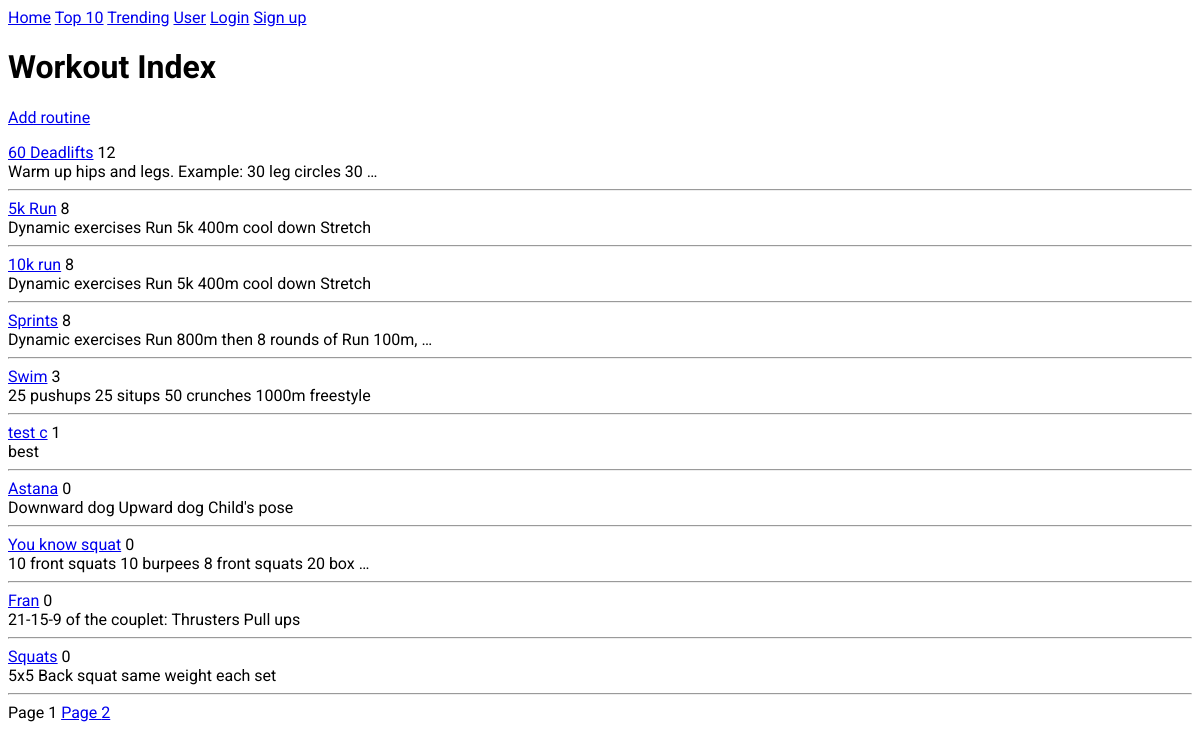
The page / on the database its author committed.
### workouts/models.py (models this page shows, shortened)
class Routine(models.Model):
  routine_title = models.CharField(max_length=70)
  routine_text = models.TextField()
  pub_date = models.DateTimeField('date published', default=timezone.now)
  created_by = models.ForeignKey(settings.AUTH_USER_MODEL, related_name="created_by")
  modify_date = models.DateTimeField('date modified', null=True)
  modified_by = models.ForeignKey(settings.AUTH_USER_MODEL, null=True, related_name="modified_by")
  likes = models.IntegerField(default=0)

### workouts/views.py (the view)
# urls.py: url(r'^$', workouts.views.index, name='index'),
def index(request):
  RESULTS_PER_PAGE = 10
  if request.method == 'GET':
    s = request.GET.get('start', 0)
    if valid_digit(s):
      s = int(s)
    routine_list = Routine.objects.order_by('-likes')[s:s+RESULTS_PER_PAGE]
    current_page = get_page_num(s)
    params = {'list': routine_list, 'current_page': current_page}
    results_remaining = Routine.objects.count() - RESULTS_PER_PAGE - s
    if results_remaining > 0:
      next_start = s + RESULTS_PER_PAGE
      params['next_start'] = next_start
      params['next_page'] = get_page_num(next_start)
    prev_start = s - RESULTS_PER_PAGE
    if prev_start >= 0:
      params['prev_start'] = prev_start
      params['prev_page'] = max(get_page_num(prev_start), 1)
    return render(request, 'workouts/index.html', params)

### workouts/utils.py (called while the page is built)
def valid_digit(num):
  return num and DIGIT_RE.match(num)

def get_page_num(start, results_per_page=10):
  return int(start / results_per_page) + 1

### workouts/templates/workouts/index.html (shortened to what this page needs)
{% extends "./base.html" %}
{% block content %}
<h1>{% block title %}Workout Index{% endblock %}</h1>
<p><a href="{% url 'workouts:add_routine' %}">Add routine</a></p>
{% if list %}
  {% for entry in list %}
    <div>
      <span><a href="{% url 'workouts:detail' entry.id %}">{{ entry.routine_title }}</a></span>
      <span>{{ entry.likes }}</span>
    </div>
    <div>{{ entry.routine_text|truncatewords:10 }}</div>
    <hr>
  {% endfor %}
  <div>
    <span><a>Page {{ current_page }}</a></span>
    {% if next_page %}
      <span><a href="{% url 'workouts:index' %}?start={{ next_start }}">Page {{ next_page }}</a></span>
    {% endif %}
  </div>
{% else %}
    <p>No routines are available.</p>
{% endif %}
{% endblock content %}

### workouts/static/workouts/style.css (style rules this page uses)
* { font-family: 'Roboto', sans-serif; }

### rows shown on the page
Routine: routine_title "60 Deadlifts", likes "12", routine_text "Warm up hips and legs. Example: 30 leg circles 30 …"
Routine: routine_title "5k Run", likes "8", routine_text "Dynamic exercises Run 5k 400m cool down Stretch"
Routine: routine_title "10k run", likes "8", routine_text "Dynamic exercises Run 5k 400m cool down Stretch"
Routine: routine_title "Sprints", likes "8", routine_text "Dynamic exercises Run 800m then 8 rounds of Run 100m, …"
Routine: routine_title "Swim", likes "3", routine_text "25 pushups 25 situps 50 crunches 1000m freestyle"
Routine: routine_title "test c", likes "1", routine_text "best"
Routine: routine_title "Astana", likes "0", routine_text "Downward dog Upward dog Child's pose"
Routine: routine_title "You know squat", likes "0", routine_text "10 front squats 10 burpees 8 front squats 20 box …"
Routine: routine_title "Fran", likes "0", routine_text "21-15-9 of the couplet: Thrusters Pull ups"
Routine: routine_title "Squats", likes "0", routine_text "5x5 Back squat same weight each set"

### other values the page prints
{{ current_page }} "1"
{{ next_page }} "2"
